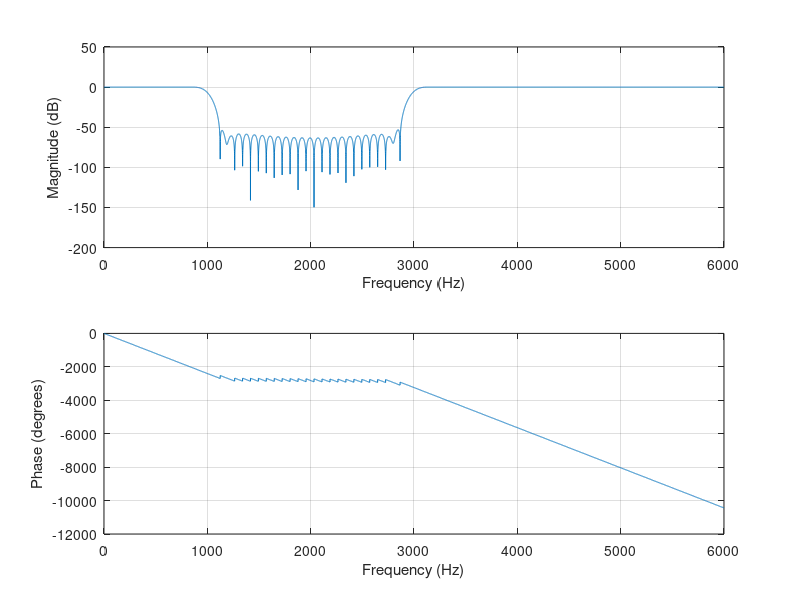
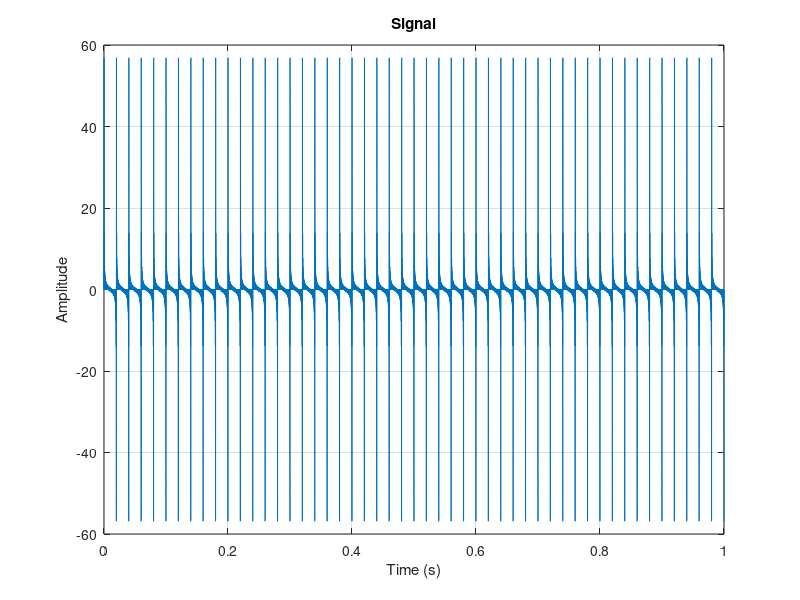
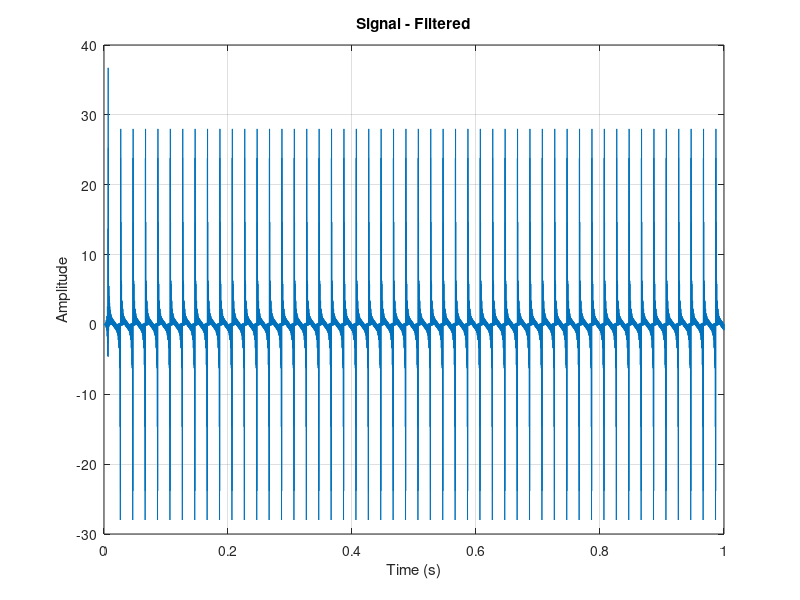
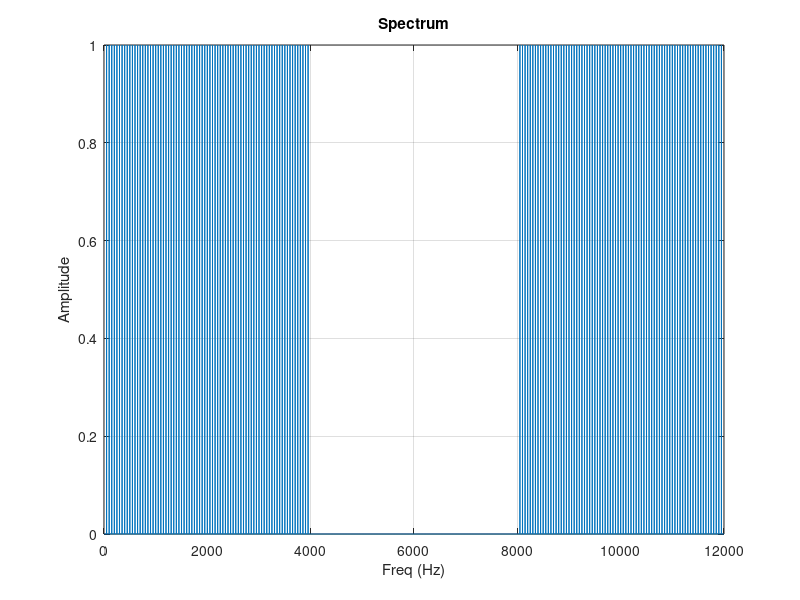

The MATLAB script that drew these images, in order:
fs = 12000;
N = 12000;

Nb = 160;
Wn = [
    1000 / (fs / 2)
    3000 / (fs / 2)
];
b = fir1(Nb, Wn, 'stop');

% Print filter coefficients (float64_t)
fprintf('%.15g, ', b);
fprintf('\n');

% Print filter coefficients (q15_t)
b_q15 = int16(round(b * 32768));
b_q15(b_q15 > 32767) = 32767;
b_q15(b_q15 < -32768) = -32768;
fprintf('%d, ', b_q15);
fprintf('\n');

% Frequency characteristics
freqz(b, 1, N, fs);

% Verification
ts = 1 / fs;
t = (0:N-1)*ts;
df = (fs/N);
f = (0:N-1)*df;

X = 0;
for n = 1:79
    X = X + sin(2*pi*n*50*t);
end
% 16-bit uniform quantization
X = round((X + 1)*32767.5)/32767.5 - 1;

figure;
plot(t, X);
xlabel('Time (s)');
ylabel('Amplitude');
title('Signal');
grid on;

XF = filter(b, 1, X);

figure;
plot(t, XF);
xlabel('Time (s)');
ylabel('Amplitude');
title('Signal - Filtered');
grid on;

Y = 2 * abs(fft(X)) / N;

figure;
plot(f, Y);
ylim([0.0 1.0]);
xlabel("Freq (Hz)");
ylabel("Amplitude");
title('Spectrum');
grid on;

YF = 2 * abs(fft(XF)) / N;

figure;
plot(f, YF);
ylim([0.0 1.0]);
xlabel("Freq (Hz)");
ylabel("Amplitude");
title('Spectrum - Filtered');
grid on;
